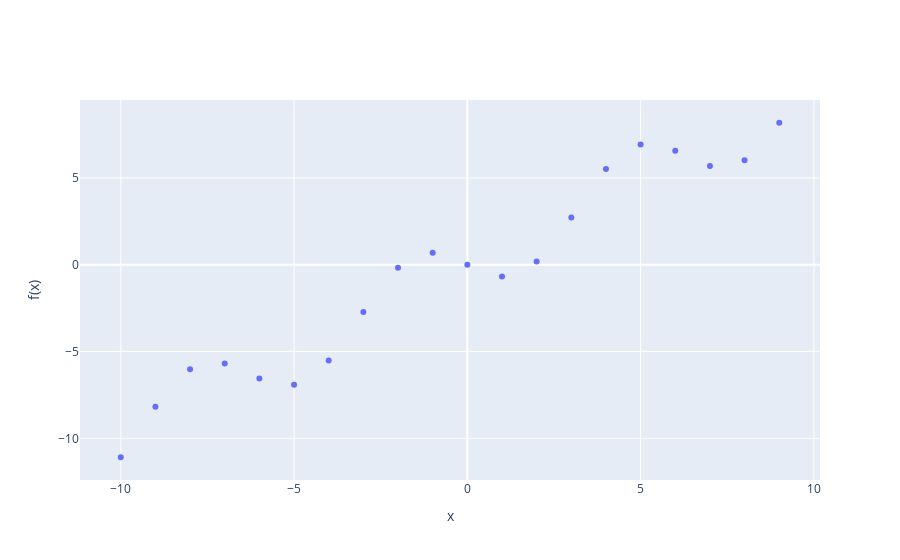

Notebook code cell kept with this figure:
### Code cell
def f(x): 
  y = np.sin(x) * 2. 
  z = - y + x 
  return z
plot(f, np.arange(-10, 10, 1))

### Figure 1 — Plotly figure (JSON) as saved in the notebook; plotly's stock layout.template omitted (floating-point values rounded to 4 significant figures)
{"data": [{"mode": "markers", "type": "scatter", "x": [-10, -9, -8, -7, -6, -5, -4, -3, -2, -1, 0, 1, 2, 3, 4, 5, 6, 7, 8, 9], "y": [-11.09, -8.176, -6.021, -5.686, -6.559, -6.918, -5.514, -2.718, -0.1814, 0.6829, 0, -0.6829, 0.1814, 2.718, 5.514, 6.918, 6.559, 5.686, 6.021, 8.176]}], "layout": {"xaxis": {"title": {"text": "x"}}, "yaxis": {"title": {"text": "f(x)"}}}}
